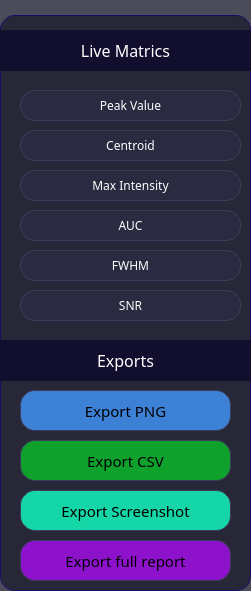
    <widget class="QGroupBox" name="rightGrpBox">
     <property name="geometry">
      <rect>
       <x>1100</x>
       <y>80</y>
       <width>251</width>
       <height>591</height>
      </rect>
     </property>
     <property name="font">
      <font>
       <family>Arial Rounded MT Bold</family>
       <pointsize>10</pointsize>
      </font>
     </property>
     <property name="styleSheet">
      <string notr="true">QGroupBox {
    border: 1px solid #170c66;
    margin-top: 15px;
	background-color: rgba(30, 30, 47, 204);
	border-radius:15px;
}
/*
QGroupBox::title {
    subcontrol-origin: margin;
    subcontrol-position: top left;
    padding: 0 5px;
    font-weight: bold;
    color: white;
	background-color: rgba(30, 30, 47, 204);
	border-top-left-radius: 10px;
    border-top-right-radius: 10px;
    border-bottom-right-radius: 10px;
    border-bottom-left-radius: 0px;
	padding:3px;
	border: 1px solid black;
}*/

QGroupBox::title {
    subcontrol-origin: margin;
    subcontrol-position: top left;
    padding: 0 0 0 0;
    height: 0px;
}
</string>
     </property>
     <widget class="QPushButton" name="pushButton_3">
      <property name="geometry">
       <rect>
        <x>0</x>
        <y>30</y>
        <width>251</width>
        <height>41</height>
       </rect>
      </property>
      <property name="font">
       <font>
        <family>Arial Rounded MT Bold</family>
        <pointsize>12</pointsize>
       </font>
      </property>
      <property name="styleSheet">
       <string notr="true">QPushButton {
    background-color: #120e2e;
    color: white;
    padding: 6px 12px;
	border:none;
}
</string>
      </property>
      <property name="text">
       <string>Live Matrics</string>
      </property>
      <property name="icon">
       <iconset>
        <normaloff>Icons/statistics.png</normaloff>Icons/statistics.png</iconset>
      </property>
      <property name="iconSize">
       <size>
        <width>25</width>
        <height>25</height>
       </size>
      </property>
     </widget>
     <widget class="QPushButton" name="peadValue">
      <property name="geometry">
       <rect>
        <x>20</x>
        <y>90</y>
        <width>221</width>
        <height>31</height>
       </rect>
      </property>
      <property name="font">
       <font>
        <family>Arial Rounded MT Bold</family>
        <pointsize>9</pointsize>
       </font>
      </property>
      <property name="cursor">
       <cursorShape>PointingHandCursor</cursorShape>
      </property>
      <property name="styleSheet">
       <string notr="true">QPushButton {
    background-color: #2a2a40;
    color: white;
    border: 1px solid #3c3c5c;
    border-radius: 15px;
    padding: 6px 12px;
}

QPushButton:hover {
    background-color: #3c3c5c;
}
</string>
      </property>
      <property name="text">
       <string>Peak Value</string>
      </property>
     </widget>
     <widget class="QPushButton" name="centroid">
      <property name="geometry">
       <rect>
        <x>20</x>
        <y>130</y>
        <width>221</width>
        <height>31</height>
       </rect>
      </property>
      <property name="font">
       <font>
        <family>Arial Rounded MT Bold</family>
        <pointsize>9</pointsize>
       </font>
      </property>
      <property name="cursor">
       <cursorShape>PointingHandCursor</cursorShape>
      </property>
      <property name="styleSheet">
       <string notr="true">QPushButton {
    background-color: #2a2a40;
    color: white;
    border: 1px solid #3c3c5c;
    border-radius: 15px;
    padding: 6px 12px;
}

QPushButton:hover {
    background-color: #3c3c5c;
}
</string>
      </property>
      <property name="text">
       <string>Centroid</string>
      </property>
     </widget>
     <widget class="QPushButton" name="maxIntensity">
      <property name="geometry">
       <rect>
        <x>20</x>
        <y>170</y>
        <width>221</width>
        <height>31</height>
       </rect>
      </property>
      <property name="font">
       <font>
        <family>Arial Rounded MT Bold</family>
        <pointsize>9</pointsize>
       </font>
      </property>
      <property name="cursor">
       <cursorShape>PointingHandCursor</cursorShape>
      </property>
      <property name="styleSheet">
       <string notr="true">QPushButton {
    background-color: #2a2a40;
    color: white;
    border: 1px solid #3c3c5c;
    border-radius: 15px;
    padding: 6px 12px;
}

QPushButton:hover {
    background-color: #3c3c5c;
}
</string>
      </property>
      <property name="text">
       <string>Max Intensity</string>
      </property>
     </widget>
     <widget class="QPushButton" name="fwhm">
      <property name="geometry">
       <rect>
        <x>20</x>
        <y>250</y>
        <width>221</width>
        <height>31</height>
       </rect>
      </property>
      <property name="font">
       <font>
        <family>Arial Rounded MT Bold</family>
        <pointsize>9</pointsize>
       </font>
      </property>
      <property name="cursor">
       <cursorShape>PointingHandCursor</cursorShape>
      </property>
      <property name="styleSheet">
       <string notr="true">QPushButton {
    background-color: #2a2a40;
    color: white;
    border: 1px solid #3c3c5c;
    border-radius: 15px;
    padding: 6px 12px;
}

QPushButton:hover {
    background-color: #3c3c5c;
}
</string>
      </property>
      <property name="text">
       <string>FWHM</string>
      </property>
     </widget>
     <widget class="QPushButton" name="snr">
      <property name="geometry">
       <rect>
        <x>20</x>
        <y>290</y>
        <width>221</width>
        <height>31</height>
       </rect>
      </property>
      <property name="font">
       <font>
        <family>Arial Rounded MT Bold</family>
        <pointsize>9</pointsize>
       </font>
      </property>
      <property name="cursor">
       <cursorShape>PointingHandCursor</cursorShape>
      </property>
      <property name="styleSheet">
       <string notr="true">QPushButton {
    background-color: #2a2a40;
    color: white;
    border: 1px solid #3c3c5c;
    border-radius: 15px;
    padding: 6px 12px;
}

QPushButton:hover {
    background-color: #3c3c5c;
}
</string>
      </property>
      <property name="text">
       <string>SNR</string>
      </property>
     </widget>
     <widget class="QPushButton" name="auc">
      <property name="geometry">
       <rect>
        <x>20</x>
        <y>210</y>
        <width>221</width>
        <height>31</height>
       </rect>
      </property>
      <property name="font">
       <font>
        <family>Arial Rounded MT Bold</family>
        <pointsize>9</pointsize>
       </font>
      </property>
      <property name="cursor">
       <cursorShape>PointingHandCursor</cursorShape>
      </property>
      <property name="styleSheet">
       <string notr="true">QPushButton {
    background-color: #2a2a40;
    color: white;
    border: 1px solid #3c3c5c;
    border-radius: 15px;
    padding: 6px 12px;
}

QPushButton:hover {
    background-color: #3c3c5c;
}
</string>
      </property>
      <property name="text">
       <string>AUC</string>
      </property>
     </widget>
     <widget class="QPushButton" name="pushButton_5">
      <property name="geometry">
       <rect>
        <x>0</x>
        <y>340</y>
        <width>251</width>
        <height>41</height>
       </rect>
      </property>
      <property name="font">
       <font>
        <family>Arial Rounded MT Bold</family>
        <pointsize>12</pointsize>
       </font>
      </property>
      <property name="styleSheet">
       <string notr="true">QPushButton {
    background-color: #120e2e;
    color: white;
    padding: 6px 12px;
	border:none;
}
</string>
      </property>
      <property name="text">
       <string>Exports</string>
      </property>
      <property name="icon">
       <iconset>
        <normaloff>Icons/send.png</normaloff>Icons/send.png</iconset>
      </property>
      <property name="iconSize">
       <size>
        <width>25</width>
        <height>25</height>
       </size>
      </property>
     </widget>
     <widget class="QPushButton" name="exportPNG">
      <property name="geometry">
       <rect>
        <x>20</x>
        <y>390</y>
        <width>211</width>
        <height>41</height>
       </rect>
      </property>
      <property name="font">
       <font>
        <family>Arial Rounded MT Bold</family>
        <pointsize>11</pointsize>
       </font>
      </property>
      <property name="cursor">
       <cursorShape>PointingHandCursor</cursorShape>
      </property>
      <property name="styleSheet">
       <string notr="true">QPushButton {
    background-color: #3c81d6;
    color: black;
    border: 1px solid #3c3c5c;
    border-radius: 15px;
    padding: 6px 12px;
}

QPushButton:hover {
    background-color: #0d1f36;
	color: white;
}
</string>
      </property>
      <property name="text">
       <string>Export PNG</string>
      </property>
      <property name="icon">
       <iconset>
        <normaloff>Icons/png-file-.png</normaloff>Icons/png-file-.png</iconset>
      </property>
      <property name="iconSize">
       <size>
        <width>25</width>
        <height>25</height>
       </size>
      </property>
     </widget>
     <widget class="QPushButton" name="exportCSV">
      <property name="geometry">
       <rect>
        <x>20</x>
        <y>440</y>
        <width>211</width>
        <height>41</height>
       </rect>
      </property>
      <property name="font">
       <font>
        <family>Arial Rounded MT Bold</family>
        <pointsize>11</pointsize>
       </font>
      </property>
      <property name="cursor">
       <cursorShape>PointingHandCursor</cursorShape>
      </property>
      <property name="styleSheet">
       <string notr="true">QPushButton {
    background-color: #0ea12c;
    color: black;
    border: 1px solid #3c3c5c;
    border-radius: 15px;
    padding: 6px 12px;
}

QPushButton:hover {
    background-color: #064220;
	color: white;
}
</string>
      </property>
      <property name="text">
       <string>Export CSV</string>
      </property>
      <property name="icon">
       <iconset>
        <normaloff>Icons/csv-file.png</normaloff>Icons/csv-file.png</iconset>
      </property>
      <property name="iconSize">
       <size>
        <width>25</width>
        <height>25</height>
       </size>
      </property>
     </widget>
     <widget class="QPushButton" name="exportSS">
      <property name="geometry">
       <rect>
        <x>20</x>
        <y>490</y>
        <width>211</width>
        <height>41</height>
       </rect>
      </property>
      <property name="font">
       <font>
        <family>Arial Rounded MT Bold</family>
        <pointsize>11</pointsize>
       </font>
      </property>
      <property name="cursor">
       <cursorShape>PointingHandCursor</cursorShape>
      </property>
      <property name="styleSheet">
       <string notr="true">QPushButton {
    background-color: #15d6a6;
    color: black;
    border: 1px solid #3c3c5c;
    border-radius: 15px;
    padding: 6px 12px;
}

QPushButton:hover {
    background-color: #094536;
	color:white;
}
</string>
      </property>
      <property name="text">
       <string>Export Screenshot</string>
      </property>
      <property name="icon">
       <iconset>
        <normaloff>Icons/display.png</normaloff>Icons/display.png</iconset>
      </property>
      <property name="iconSize">
       <size>
        <width>25</width>
        <height>25</height>
       </size>
      </property>
     </widget>
     <widget class="QPushButton" name="exportFullReport">
      <property name="geometry">
       <rect>
        <x>20</x>
        <y>540</y>
        <width>211</width>
        <height>41</height>
       </rect>
      </property>
      <property name="font">
       <font>
        <family>Arial Rounded MT Bold</family>
        <pointsize>11</pointsize>
       </font>
      </property>
      <property name="cursor">
       <cursorShape>PointingHandCursor</cursorShape>
      </property>
      <property name="styleSheet">
       <string notr="true">QPushButton {
    background-color: #8e12cc;
    color: black;
    border: 1px solid #3c3c5c;
    border-radius: 15px;
    padding: 6px 12px;
}

QPushButton:hover {
    background-color: #34074a;
	color:white;
}
</string>
      </property>
      <property name="text">
       <string>Export full report</string>
      </property>
      <property name="icon">
       <iconset>
        <normaloff>Icons/data-analysis.png</normaloff>Icons/data-analysis.png</iconset>
      </property>
      <property name="iconSize">
       <size>
        <width>25</width>
        <height>25</height>
       </size>
      </property>
     </widget>
    </widget>
